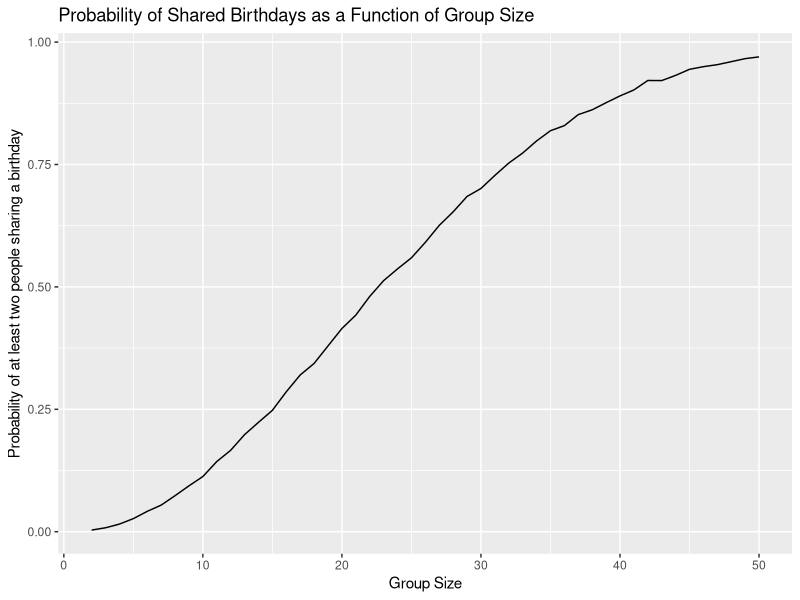

Source code (R): (Note: a time limit stopped this script after it produced the figure.)
## ---- chunk 1
library(tidyverse)
## ---- chunk 2
bday_sim = function(n) {
  bdays = sample(1:365, size = n, replace = TRUE)
  duplicate = length(unique(bdays)) < n
  return(duplicate)
}

sim_res = expand_grid(
  n = 2:50,
  iter = 1:10000
) |>
  mutate(res = map_lgl(n, bday_sim)) |>
  group_by(n) |>
  summarize(prob = mean(res))

sim_res_plot = sim_res |>
  ggplot(aes(x = n, y = prob)) +
  geom_line() +
  labs(
    title = "Probability of Shared Birthdays as a Function of Group Size",
    x = "Group Size",
    y = "Probability of at least two people sharing a birthday"
  )

sim_res_plot
## ---- chunk 3
sim_power = function(mu, n = 30, sigma = 5, alpha = 0.05) {
  sim_data = 
    tibble(
      x = rnorm(n, mean = mu, sd = sigma)
      )
  
  t_test = t.test(sim_data$x, mu = 0)
  result = broom::tidy(t_test)
  
  out_df = tibble(
    estimate = result$estimate,
    p_value = result$p.value
  )
  
  return(out_df)
}
## ---- chunk 4
n_sim = 5000
mu_values = c(0, 1, 2, 3, 4, 5, 6)

sim_res_2 = expand_grid(
  mu = mu_values,
  iter = 1:n_sim
) |>
  mutate(sim_output = map(mu, sim_power)) |>
  unnest(sim_output) |>
  group_by(mu) |>
  summarize(
    power = mean(p_value < 0.05),
    avg_estimate = mean(estimate),
    avg_estimate_rejected = mean(estimate[p_value < 0.05])
  )
## ---- chunk 5
# Make a plot showing the proportion of times the null was rejected (the power of the test) on the y axis and the true value of μ on the x axis.

sim_res_2_plot = sim_res_2 |>
  ggplot(aes(x = mu, y = power)) +
  geom_line() +
  labs(
    title = "Power of the Test as a Function of Effect Size (mu)",
    x = expression(mu),
    y = "Power (Probability of Rejecting Null)"
  )

sim_res_2_plot
## ---- chunk 6
# average estimate of μ_hat on the y axis and the true value of μ on the x axis.

sim_res_2_plot2 = sim_res_2 |>
  ggplot(aes(x = mu, y = avg_estimate)) +
  geom_line(color = "blue") +
  labs(
    title = "Average Estimate of Mu vs True Value of Mu",
    x = expression(mu),
    y = "Average Estimate of Mu"
  )

sim_res_2_plot2
## ---- chunk 7
# average estimate of μ_hat only in samples for which the null was rejected on the y axis and the true value of μ on the x axis.

sim_res_2_plot3 = sim_res_2 |>
  ggplot(aes(x = mu, y = avg_estimate_rejected)) +
  geom_line(color = "blue") +
  labs(
    title = "Average Estimate of Mu when Null is Rejected",
    x = expression(mu),
    y = "Average Estimate of Mu (Null Rejected)"
  )
sim_res_2_plot3
